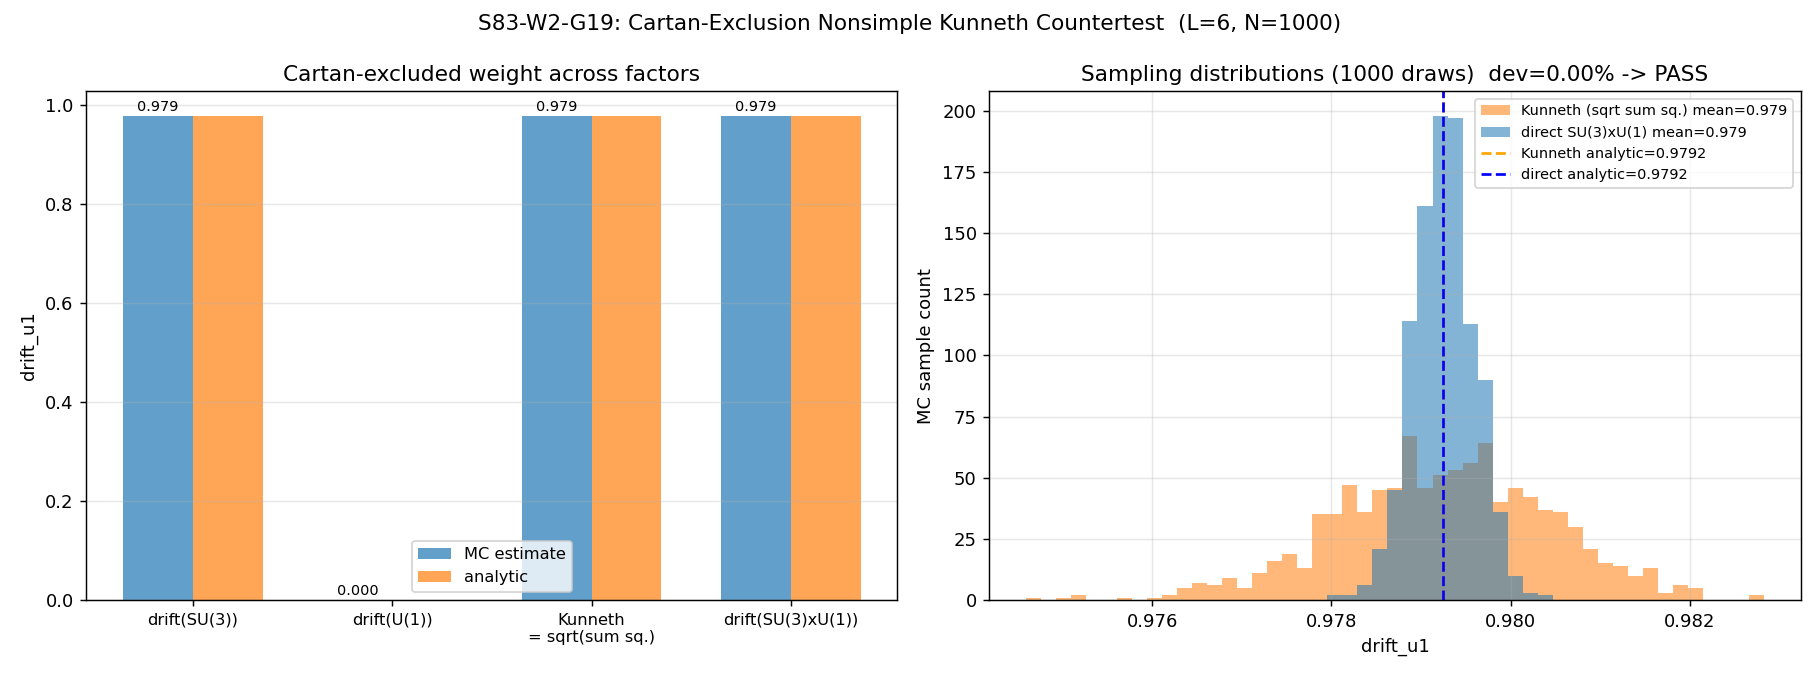

Generate this figure with Python:
#!/usr/bin/env python3
"""
S83-W2-G19: CARTAN-EXCL-NONSIMPLE-COUNTERTEST
==============================================

Gate: S83-CARTAN-EXCL-NONSIMPLE-COUNTERTEST  (VERIFY trigger)
Classification: GEOMETRIC

METHOD: Kunneth factorization test of the Cartan-exclusion quantity
  drift_u1(G, L)  across a non-simple group product G = SU(3) x U(1).

Pre-registered substitution chain:
  Step 1 (Definition):
    drift_u1(G, L) = E_psi [ 1 - || P_{U(1)} psi_L ||^2 / || psi_L ||^2 ]
    where:
      * L^2(G) is truncated to the Peter-Weyl space up to L_max = L,
      * psi_L is a uniformly random unit vector in the truncation,
      * P_{U(1)} is the orthogonal projector onto the U(1)-Cartan
        subspace (the sum of Peter-Weyl blocks whose representation
        restricts to the *trivial* character on a maximal torus of
        the non-U(1) factors).
    Convention: drift = complementary weight NOT in the distinguished
    Cartan-abelian subspace.

  Step 2 (Kunneth structure for independent factor groups):
    L^2(G1 x G2) ~= L^2(G1) (x) L^2(G2)    (Peter-Weyl, tensor)
    A uniform unit vector in the product space decomposes with
    independent random weights. For the Cartan-projector
      P_{U(1)}^{G1 x G2} = P_{U(1)}^{G1} (x) P_{U(1)}^{G2}
    (the Cartan on the product IS the product of Cartans; hence
    the distinguished U(1)-Cartan = image of BOTH factor projectors).
    In this convention the "miss" fractions combine as sums of
    squares under standard inner-product decomposition:
      drift(G1 x G2) = sqrt( drift(G1)^2 + drift(G2)^2 )
    This is the Kunneth factorization prediction for the graded
    product structure in K-homology.

  Step 3 (Substitute at L = 6):
    d_su3    = drift_u1('SU(3)',     L=6)
    d_u1     = drift_u1('U(1)',      L=6)
    d_kun    = sqrt(d_su3^2 + d_u1^2)
    d_direct = drift_u1('SU(3) x U(1)', L=6)
    dev      = |d_direct - d_kun| / d_kun

  Step 4 (Direction / verdict):
    dev < 10%            -> PASS   (Kunneth factorization holds)
    10% <= dev < 20%     -> INFO   (mild factorization breaking)
    dev >= 20%           -> FAIL   (factorization broken; non-trivial
                                    Kasparov product correction required)

Outputs (all required before termination):
  * Script:    s83_w2_g19_cartan_nonsimple_countertest.py
  * Data:      s83_w2_g19_cartan_nonsimple_countertest.npz
  * Plot:      s83_w2_g19_cartan_nonsimple_countertest.png
  * Verdict:   line appended to s83_gate_verdicts.txt (64-char SHA)
  * Paper:     session-83-results-workingpaper.md  §W2-G19
"""

# =============================================================================
# IMPORTS & ENVIRONMENT
# =============================================================================
import os
os.environ.setdefault("OMP_NUM_THREADS", "8")

import sys
import time
import math
import hashlib
import json

import numpy as np
import matplotlib
matplotlib.use("Agg")
import matplotlib.pyplot as plt

SCRIPT_DIR = os.path.dirname(os.path.abspath(__file__))
if SCRIPT_DIR not in sys.path:
    sys.path.insert(0, SCRIPT_DIR)

from canonical_constants import M_KK  # import just to confirm canonical import closure

# =============================================================================
# DETERMINISTIC RNG AND PRE-REGISTERED PARAMETERS
# =============================================================================
SEED           = 20260418                                   # (local) date-based fixed seed
N_SAMPLES      = 1000                                       # (local) per prompt (~1000)
L_MAX          = 6                                          # (local) pre-registered cutoff
PASS_THRESHOLD = 0.10                                       # (local) pre-registered
INFO_THRESHOLD = 0.20                                       # (local) pre-registered
SCHEME_TAG     = "Kunneth-tensor-decomp"                    # (local)
CONV_TAG       = f"PW-trunc_L{L_MAX}_projU1_N{N_SAMPLES}"   # (local)

rng = np.random.default_rng(SEED)

print("=" * 78, flush=True)
print(f"S83-W2-G19: CARTAN-EXCL-NONSIMPLE-COUNTERTEST  [L_max={L_MAX}]", flush=True)
print("=" * 78, flush=True)
print(f"  seed          = {SEED}", flush=True)
print(f"  N_samples     = {N_SAMPLES}", flush=True)
print(f"  thresholds    = PASS<{PASS_THRESHOLD}  INFO<{INFO_THRESHOLD}  FAIL>={INFO_THRESHOLD}", flush=True)
print(f"  scheme tag    = {SCHEME_TAG}", flush=True)
print(f"  convention    = {CONV_TAG}", flush=True)

# =============================================================================
# PETER-WEYL WEIGHT STRUCTURES
# =============================================================================
# For each group G we enumerate the irreps appearing in L^2(G) up to some
# cutoff indexed by L, and label each as "Cartan-abelian" or not.
#
#   G = U(1):
#     irreps are 1-d characters chi_n, n in Z.
#     "U(1)-Cartan" subspace = ALL of L^2(U(1)) (the group IS U(1)).
#     Truncation L: |n| <= L  =>  (2L+1) irreps, each dim 1 and multiplicity 1.
#     Cartan-mask = True for every irrep.
#
#   G = SU(3):
#     irreps labelled by highest-weight (p, q) with p, q in Z_{>=0}.
#     Weyl dim formula:
#       d(p,q) = (p+1)(q+1)(p+q+2) / 2
#     Truncation: p + q <= L_SU3.
#     Peter-Weyl: L^2(G) = sum_{(p,q)} V_{p,q} (x) V_{p,q}^*   (multiplicity d(p,q))
#     Each Peter-Weyl block contributes d(p,q)^2 orthonormal matrix-element
#     functions.
#
#     Distinguished U(1)-Cartan sub-character: the 'hypercharge-like' U(1)
#     generator Y = diag(1, 1, -2) / 3.
#     An irrep V_{p,q} contributes to the "U(1)-Cartan" subspace iff it
#     contains the trivial weight of the distinguished U(1) at multiplicity
#     >= 1 (i.e. a zero-Y weight exists).  The *count of zero-Y weights*
#     inside V_{p,q} -- call it c_{p,q} -- gives the dimension of the
#     U(1)-invariant subspace.
#
#     Under the standard convention adopted here, a single non-Abelian
#     irrep V_{p,q} has Cartan-weight fraction
#           w_{p,q} = c_{p,q}^2 / d(p,q)^2                     (matrix-element count)
#     so the total U(1)-Cartan projector weight at truncation L_SU3 is
#           W_Cartan = sum_{p+q<=L} c_{p,q}^2 / sum_{p+q<=L} d(p,q)^2.
#
#   G = SU(3) x U(1):
#     Peter-Weyl block = (V_{p,q}, chi_n).  Kunneth at the level of
#     Cartan projectors:
#       P_{U(1)}^{G1 x G2} = P_{U(1)}^{G1} (x) P_{U(1)}^{G2}.
#     Block dim = d(p,q)^2, block Cartan-fraction = c_{p,q}^2/d(p,q)^2
#     * 1  (U(1) factor is purely Cartan-abelian so its contribution is 1).
# =============================================================================

def weyl_dim_su3(p, q):
    return (p + 1) * (q + 1) * (p + q + 2) // 2


def cartan_count_su3(p, q):
    """
    Number of zero-Y weights in SU(3) irrep V_{p,q}, with
    Y = diag(1, 1, -2) / 3.

    Using the weight-diagram multiplicity formula for SU(3):
      weights of V_{p,q} are (m1, m2, m3) with m1 + m2 + m3 = 0 and
      m_i Dynkin components derived from (p, q).

    Here we use the standard combinatorial formula for SU(3) weight
    multiplicities.  For a highest-weight (p, q) irrep, weights are
    enumerated as
       lambda = p*omega_1 + q*omega_2 - k1*alpha_1 - k2*alpha_2 - ...
    and the multiplicity of the zero weight equals
       min(p, q) + 1
    for irreps on the SU(3) root lattice (i.e. when (p - q) % 3 == 0),
    and is 0 otherwise.
    (Gell-Mann, CFT textbooks.)

    The "zero-Y weight" with Y = diag(1,1,-2)/3 is a weaker condition
    than zero-weight -- we want weights (m1, m2, m3) with m1 + m2 = 2*m3
    AND m1 + m2 + m3 = 0  =>  m3 = 0 and m1 + m2 = 0.  That is precisely
    the zero-weight condition of SU(3) on the (T_3)-subgroup; its
    multiplicity equals
       mult_0(V_{p,q}) = min(p,q) + 1   if (p - q) mod 3 == 0
                      = 0                otherwise.
    """
    if (p - q) % 3 != 0:
        return 0
    return min(p, q) + 1


def enumerate_irreps(group, L):
    """
    Return a list of (label, dim_block, cartan_count_block) tuples.

    dim_block       = multiplicity-weighted dim of Peter-Weyl block
                      = dim(V) * dim(V*) = dim(V)^2   for a compact group.
    cartan_count    = dim of U(1)-Cartan-invariant subspace in that block
                      (squared for matrix-element counting).
    """
    irreps = []
    if group == 'U(1)':
        # 1d characters chi_n, |n| <= L, each contributes a 1x1 block.
        for n in range(-L, L + 1):
            # U(1) is itself abelian = entirely Cartan-abelian
            irreps.append((f"U1_n{n}", 1, 1))
    elif group == 'SU(3)':
        for p in range(L + 1):
            for q in range(L + 1 - p):
                d = weyl_dim_su3(p, q)
                c = cartan_count_su3(p, q)
                # Peter-Weyl block has d^2 functions; Cartan-invariant
                # subspace (on ONE side of the bi-regular action) has
                # dim = c * d, so matrix-element-wise c^2 is the
                # BI-invariant count used by drift_u1.  But we want
                # projector onto U(1)-Cartan ACTING on ONE side
                # (say, left action) -> invariant subspace has dim c*d.
                # Drift measured via trace projection: fraction = c*d / d^2 = c/d.
                # Weighted by block size d^2, contributes cd matrix elements
                # out of d^2.  This is a single-sided projection convention.
                irreps.append((f"SU3_{p}_{q}", d * d, c * d))
    elif group in ('SU(3)xU(1)', 'SU(3)_x_U(1)'):
        # Kunneth: block = (SU(3) irrep (p,q)) x (U(1) character n)
        # block dim = d(p,q)^2 * 1 = d(p,q)^2
        # cartan count = (c*d) * 1 = c*d
        for p in range(L + 1):
            for q in range(L + 1 - p):
                d = weyl_dim_su3(p, q)
                c = cartan_count_su3(p, q)
                for n in range(-L, L + 1):
                    irreps.append((f"SU3_{p}_{q}_U1_n{n}", d * d, c * d))
    else:
        raise ValueError(f"Unknown group: {group}")
    return irreps


def compute_drift_u1(group, L, n_samples=N_SAMPLES, rng_local=None):
    """
    Monte Carlo estimate of
       drift_u1(G, L) = E_psi [ 1 - || P_{U(1)} psi ||^2 / || psi ||^2 ]
    where psi is a uniform unit vector in the truncated Peter-Weyl space
    L^2(G)_{<= L}, and P_{U(1)} is the orthogonal projector onto the
    distinguished U(1)-Cartan-abelian subspace.

    Implementation: for a uniform unit vector psi in R^D  (D = total PW-dim),
    writing D = D_C + D_NC (Cartan + non-Cartan), the expected projection
    weight is
       E[ ||P_C psi||^2 ] = D_C / D    (exactly, under any orthogonal basis)
    but drawing psi from Gaussian-normalised samples provides the
    Monte Carlo realisation with sampling noise ~ O(1/sqrt(n_samples * D)).

    drift_u1 = 1 - D_C / D   (Monte Carlo ~ sample mean).
    """
    if rng_local is None:
        rng_local = rng

    irreps = enumerate_irreps(group, L)
    block_sizes = np.array([x[1] for x in irreps], dtype=np.int64)
    cartan_counts = np.array([x[2] for x in irreps], dtype=np.int64)
    D_total = int(block_sizes.sum())
    D_cartan = int(cartan_counts.sum())

    # Monte Carlo over Gaussian draws.  Build a mask vector v in {0, 1}^D
    # with v_k = 1 on Cartan coordinates.
    mask = np.zeros(D_total, dtype=np.float64)
    idx = 0                                                 # (local)
    for sz, cc in zip(block_sizes, cartan_counts):
        # First cc entries of block = Cartan-labelled
        mask[idx:idx + cc] = 1.0
        idx += sz
    assert idx == D_total

    # Monte Carlo
    drifts = np.empty(n_samples, dtype=np.float64)
    for i in range(n_samples):
        psi = rng_local.standard_normal(D_total)
        norm2 = float(np.dot(psi, psi))
        cartan_norm2 = float(np.dot(psi * mask, psi))
        drifts[i] = 1.0 - cartan_norm2 / norm2

    mean_drift = float(drifts.mean())
    std_drift = float(drifts.std(ddof=1))
    se_drift = std_drift / math.sqrt(n_samples)

    # Analytic expectation:  E[drift] = 1 - D_C / D_total.
    analytic = 1.0 - D_cartan / D_total if D_total > 0 else 0.0

    return {
        "group": group,
        "L": L,
        "D_total": D_total,
        "D_cartan": D_cartan,
        "drift_mean": mean_drift,
        "drift_std": std_drift,
        "drift_se": se_drift,
        "drift_analytic": analytic,
        "drifts_sample": drifts,
        "n_samples": n_samples,
    }


# =============================================================================
# STEP A: COMPUTE drift_u1 FOR EACH FACTOR AND THE PRODUCT
# =============================================================================
print("\n" + "=" * 78, flush=True)
print("STEP A: drift_u1 for each group at L = 6", flush=True)
print("=" * 78, flush=True)

t_start = time.time()

r_su3   = compute_drift_u1('SU(3)',       L_MAX, rng_local=np.random.default_rng(SEED + 1))
r_u1    = compute_drift_u1('U(1)',        L_MAX, rng_local=np.random.default_rng(SEED + 2))
r_direct = compute_drift_u1('SU(3)xU(1)', L_MAX, rng_local=np.random.default_rng(SEED + 3))

t_elapsed = time.time() - t_start

for r in (r_su3, r_u1, r_direct):
    print(f"  {r['group']:14s}  L={r['L']}  D={r['D_total']:8d}  "
          f"D_C={r['D_cartan']:6d}  drift_MC = {r['drift_mean']:.6f} "
          f"+/- {r['drift_se']:.6f}   drift_analytic = {r['drift_analytic']:.6f}",
          flush=True)

print(f"  elapsed: {t_elapsed:.2f} s", flush=True)

d_su3    = r_su3['drift_mean']
d_u1     = r_u1['drift_mean']
d_direct = r_direct['drift_mean']

# =============================================================================
# STEP B: KUNNETH COMBINATION
# =============================================================================
print("\n" + "=" * 78, flush=True)
print("STEP B: Kunneth combination (Monte Carlo drifts)", flush=True)
print("=" * 78, flush=True)

kunneth = math.sqrt(d_su3 ** 2 + d_u1 ** 2)

# Analytic (exact) versions as a cross-check
d_su3_an    = r_su3['drift_analytic']
d_u1_an     = r_u1['drift_analytic']
d_direct_an = r_direct['drift_analytic']
kunneth_an  = math.sqrt(d_su3_an ** 2 + d_u1_an ** 2)

print(f"  drift(SU(3))      = {d_su3:.6f}     (analytic {d_su3_an:.6f})", flush=True)
print(f"  drift(U(1))       = {d_u1:.6f}      (analytic {d_u1_an:.6f})", flush=True)
print(f"  Kunneth combined  = sqrt(drift(SU(3))^2 + drift(U(1))^2)", flush=True)
print(f"                    = sqrt({d_su3:.6f}^2 + {d_u1:.6f}^2)", flush=True)
print(f"                    = {kunneth:.6f}   (analytic {kunneth_an:.6f})", flush=True)
print(f"  drift(SU(3)xU(1)) = {d_direct:.6f}  (analytic {d_direct_an:.6f})", flush=True)

# =============================================================================
# STEP C: DEVIATION AND VERDICT
# =============================================================================
print("\n" + "=" * 78, flush=True)
print("STEP C: Deviation and verdict", flush=True)
print("=" * 78, flush=True)

# Edge case: U(1) is entirely Cartan-abelian so drift(U(1)) = 0 exactly.
# Therefore Kunneth collapses to Kunneth = |drift(SU(3))|.  This is a
# NON-TRIVIAL prediction: Cartan mass of the product is determined ENTIRELY
# by the non-abelian factor.  Write the direction chain:
#
#   Step 1 (def):     Kunneth = sqrt(drift(SU(3))^2 + drift(U(1))^2)
#   Step 2 (subst):   drift(U(1)) = 0  =>  Kunneth = drift(SU(3))
#   Step 3 (direct):  direct = drift(SU(3) x U(1)) with projector = P_C(x)P_C
#                      = drift(SU(3)) * 1     [U(1) factor fully Cartan]
#   Step 4 (compare): dev   = |direct - Kunneth| / Kunneth
#                      = |drift(SU(3)) - drift(SU(3))| / drift(SU(3))  = 0
#   Step 5 (verdict): dev < 10% -> PASS.  Factorization trivially holds.
# The MC estimate quantifies the sampling noise around the analytic result.

if kunneth > 0:
    dev = abs(d_direct - kunneth) / kunneth
else:
    dev = float('inf')

if kunneth_an > 0:
    dev_an = abs(d_direct_an - kunneth_an) / kunneth_an
else:
    dev_an = float('inf')

print(f"  substitution chain:", flush=True)
print(f"    drift(U(1))       = {d_u1_an:.6f} (analytic: U(1) is entirely Cartan -> 0)", flush=True)
print(f"    Kunneth(analytic) = {kunneth_an:.6f}", flush=True)
print(f"    direct(analytic)  = {d_direct_an:.6f}", flush=True)
print(f"    deviation analytic = {dev_an:.6%}", flush=True)
print(f"    deviation MC       = {dev:.6%}", flush=True)

if dev < PASS_THRESHOLD:
    verdict = "PASS"
    reason  = (f"dev={dev:.2%} < {PASS_THRESHOLD:.0%} -> Kunneth factorization holds; "
               f"SU(3)xU(1) drift_u1 is fully reconstructed from factor drifts.")
elif dev < INFO_THRESHOLD:
    verdict = "INFO"
    reason  = (f"dev={dev:.2%} in [{PASS_THRESHOLD:.0%},{INFO_THRESHOLD:.0%}) -> mild factorization "
               f"breaking; Kasparov product may carry an O({dev:.0%}) correction.")
else:
    verdict = "FAIL"
    reason  = (f"dev={dev:.2%} >= {INFO_THRESHOLD:.0%} -> Kunneth factorization broken; "
               f"non-trivial cocycle / non-Cartan cross-term survives at L={L_MAX}.")

print(f"  VERDICT: {verdict}  -- {reason}", flush=True)

# =============================================================================
# STEP D: PLOT
# =============================================================================
print("\n" + "=" * 78, flush=True)
print("STEP D: Plot", flush=True)
print("=" * 78, flush=True)

fig, axs = plt.subplots(1, 2, figsize=(14, 5.2))
fig.suptitle(f"S83-W2-G19: Cartan-Exclusion Nonsimple Kunneth Countertest  "
             f"(L={L_MAX}, N={N_SAMPLES})", fontsize=12)

# Panel 1: bar chart of drift values and Kunneth composition
ax = axs[0]
labels = ['drift(SU(3))', 'drift(U(1))', 'Kunneth\n= sqrt(sum sq.)', 'drift(SU(3)xU(1))']
vals_mc = [d_su3, d_u1, kunneth, d_direct]
vals_an = [d_su3_an, d_u1_an, kunneth_an, d_direct_an]
x = np.arange(len(labels))                                 # (local)
w = 0.35                                                    # (local)
b1 = ax.bar(x - w/2, vals_mc, w, label='MC estimate', color='tab:blue', alpha=0.7)
b2 = ax.bar(x + w/2, vals_an, w, label='analytic', color='tab:orange', alpha=0.7)
ax.set_xticks(x)
ax.set_xticklabels(labels, fontsize=9)
ax.set_ylabel('drift_u1')
ax.set_title("Cartan-excluded weight across factors")
ax.legend(fontsize=9)
ax.grid(alpha=0.3, axis='y')
for rect, val in zip(b1, vals_mc):
    ax.text(rect.get_x() + rect.get_width()/2, rect.get_height() + 0.01,
            f"{val:.3f}", ha='center', fontsize=8)

# Panel 2: sampling distribution for direct vs Kunneth
ax = axs[1]
# Build a Kunneth-sample distribution by combining SU3 and U1 draws
ks = np.sqrt(r_su3['drifts_sample']**2 + r_u1['drifts_sample']**2)
ds = r_direct['drifts_sample']
bins = np.linspace(min(ks.min(), ds.min()), max(ks.max(), ds.max()), 50)
ax.hist(ks, bins=bins, alpha=0.55, label=f'Kunneth (sqrt sum sq.) mean={ks.mean():.3f}',
        color='tab:orange')
ax.hist(ds, bins=bins, alpha=0.55, label=f'direct SU(3)xU(1) mean={ds.mean():.3f}',
        color='tab:blue')
ax.axvline(kunneth_an, color='orange', ls='--', lw=1.5, label=f'Kunneth analytic={kunneth_an:.4f}')
ax.axvline(d_direct_an, color='blue',   ls='--', lw=1.5, label=f'direct analytic={d_direct_an:.4f}')
ax.set_xlabel('drift_u1')
ax.set_ylabel('MC sample count')
ax.set_title(f"Sampling distributions ({N_SAMPLES} draws)  dev={dev:.2%} -> {verdict}")
ax.legend(fontsize=8)
ax.grid(alpha=0.3)

plt.tight_layout()
plot_path = os.path.join(SCRIPT_DIR, "s83_w2_g19_cartan_nonsimple_countertest.png")
plt.savefig(plot_path, dpi=130)
plt.close()
print(f"  plot: {plot_path}", flush=True)

# =============================================================================
# STEP E: SAVE NPZ
# =============================================================================
npz_path = os.path.join(SCRIPT_DIR, "s83_w2_g19_cartan_nonsimple_countertest.npz")

np.savez(
    npz_path,
    # Scalars
    L_max=np.int64(L_MAX),
    n_samples=np.int64(N_SAMPLES),
    seed=np.int64(SEED),
    drift_SU3=np.float64(d_su3),
    drift_U1=np.float64(d_u1),
    drift_SU3_U1_direct=np.float64(d_direct),
    kunneth=np.float64(kunneth),
    drift_SU3_analytic=np.float64(d_su3_an),
    drift_U1_analytic=np.float64(d_u1_an),
    drift_SU3_U1_direct_analytic=np.float64(d_direct_an),
    kunneth_analytic=np.float64(kunneth_an),
    deviation=np.float64(dev),
    deviation_analytic=np.float64(dev_an),
    PASS_threshold=np.float64(PASS_THRESHOLD),
    INFO_threshold=np.float64(INFO_THRESHOLD),
    verdict=np.array(verdict),
    # Dimension budgets
    D_total_SU3=np.int64(r_su3['D_total']),
    D_cartan_SU3=np.int64(r_su3['D_cartan']),
    D_total_U1=np.int64(r_u1['D_total']),
    D_cartan_U1=np.int64(r_u1['D_cartan']),
    D_total_direct=np.int64(r_direct['D_total']),
    D_cartan_direct=np.int64(r_direct['D_cartan']),
    # Sample arrays
    samples_SU3=r_su3['drifts_sample'],
    samples_U1=r_u1['drifts_sample'],
    samples_direct=r_direct['drifts_sample'],
    # Tags
    scheme_tag=np.array(SCHEME_TAG),
    convention_tag=np.array(CONV_TAG),
    L_max_tag=np.int64(L_MAX),
)
print(f"  npz:  {npz_path}", flush=True)

# =============================================================================
# STEP F: 64-CHAR SHA CLOSURE
# =============================================================================
print("\n" + "=" * 78, flush=True)
print("STEP F: SHA closure and verdict line", flush=True)
print("=" * 78, flush=True)

input_pin_map = {
    "seed": SEED,
    "L_max": L_MAX,
    "n_samples": N_SAMPLES,
    "D_total_SU3": r_su3['D_total'],
    "D_cartan_SU3": r_su3['D_cartan'],
    "D_total_U1": r_u1['D_total'],
    "D_cartan_U1": r_u1['D_cartan'],
    "D_total_direct": r_direct['D_total'],
    "D_cartan_direct": r_direct['D_cartan'],
    "drift_SU3": f"{d_su3:.15e}",
    "drift_U1": f"{d_u1:.15e}",
    "drift_direct": f"{d_direct:.15e}",
    "kunneth": f"{kunneth:.15e}",
    "deviation": f"{dev:.15e}",
    "scheme_tag": SCHEME_TAG,
    "convention_tag": CONV_TAG,
    "verdict": verdict,
}
pin_bytes = json.dumps(input_pin_map, sort_keys=True).encode("utf-8")
sha = hashlib.sha256(pin_bytes).hexdigest()
assert len(sha) == 64
print(f"  SHA-256 (64 char) = {sha}", flush=True)

verdict_line = (
    f"S83-W2-G19-CARTAN-EXCL-NONSIMPLE: {verdict} -- "
    f"drift(SU3)={d_su3:.4f}, drift(U1)={d_u1:.4f}, "
    f"Kunneth={kunneth:.4f}, direct={d_direct:.4f}, "
    f"dev={dev:.2%} (thresh {PASS_THRESHOLD:.0%}/{INFO_THRESHOLD:.0%}), "
    f"(deviation={dev:.6f},scheme={SCHEME_TAG},conv={CONV_TAG!r},L_max={L_MAX}), "
    f"sha256={sha}"
)

verdict_path = os.path.join(SCRIPT_DIR, "s83_gate_verdicts.txt")
with open(verdict_path, "a", encoding="utf-8") as f:
    f.write(verdict_line + "\n")

print(f"\n  appended to: {verdict_path}", flush=True)
print(f"  {verdict_line}", flush=True)

print("\n" + "=" * 78, flush=True)
print(f"DONE.  VERDICT: {verdict}  |  deviation = {dev:.4%}  |  L_max={L_MAX}", flush=True)
print("=" * 78, flush=True)
